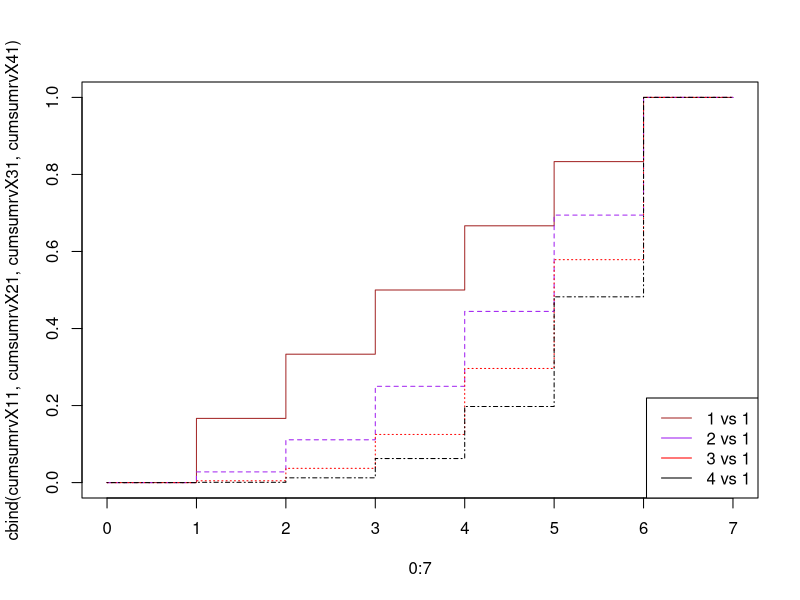
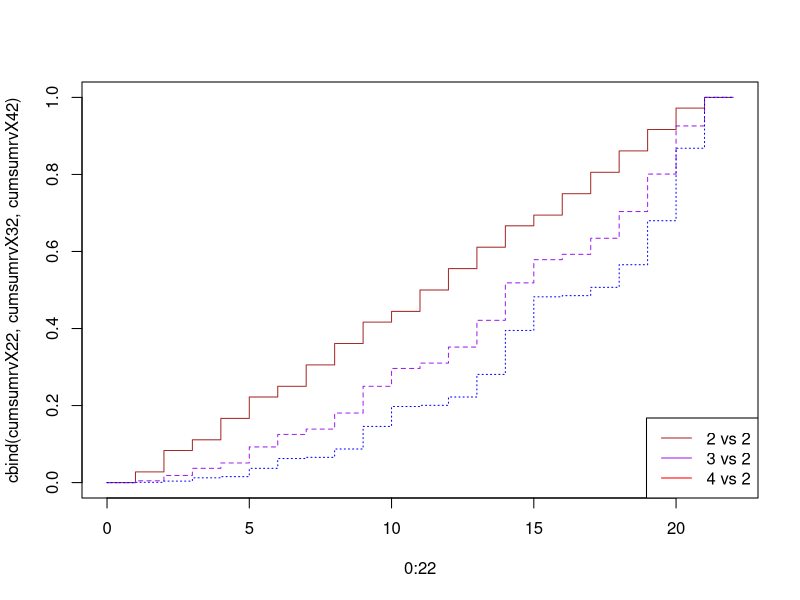
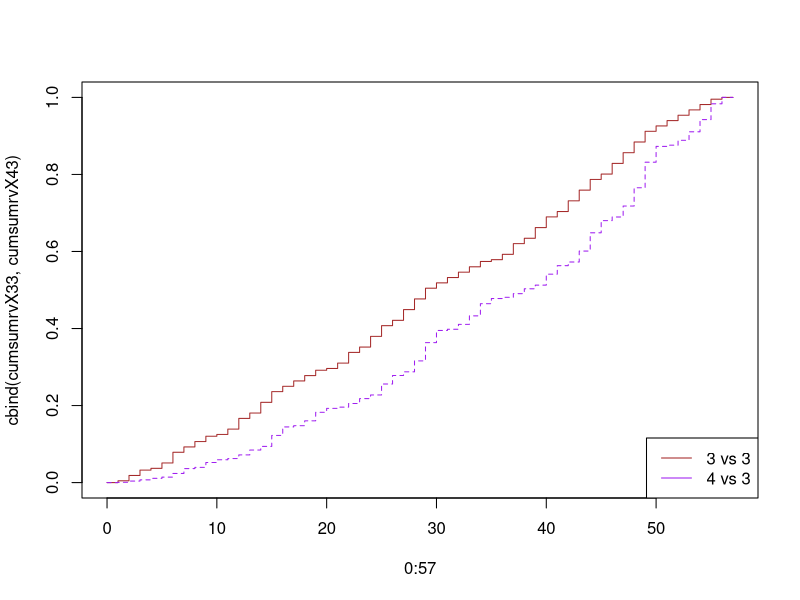
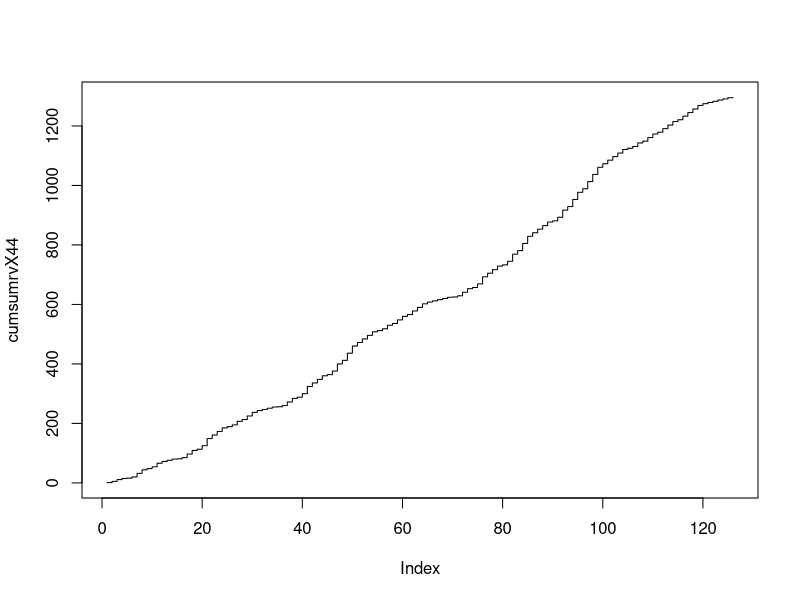
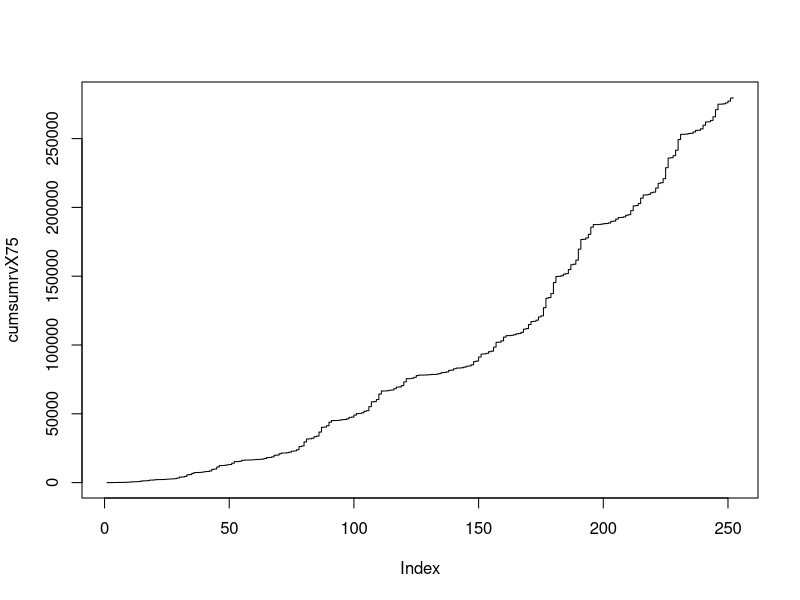

These figures' R source, in order:
#library(ggplot2) 

# Random variable X ordenado por combinaciones 1-1, 2-1, 2-2, ....
# CDF

# Scenario (n vs 1)
cumsumrvX11 <- c(0, 1, 2, 3, 4, 5, 6, 6) / 6
cumsumrvX21 <- c(0, 1, 4, 9, 16, 25, 36, 36) / 36
cumsumrvX31 <- c(0, 1, 8, 27, 64, 125, 216, 216) / 216
cumsumrvX41 <- c(0, 1, 16, 81, 256, 625, 1296, 1296) / 1296
matplot(
    0:7, 
    cbind(cumsumrvX11, cumsumrvX21, cumsumrvX31, cumsumrvX41), 
    type='s',
    col = c("brown", "purple", "red", "black"),
    do.points = TRUE, pch = 16,col.points = "blue"
    )
legend("bottomright", legend = c("1 vs 1", "2 vs 1", "3 vs 1", "4 vs 1"), 
        col = c("brown", "purple", "red", "black"),
        lty = 1)
 

# Scenario (n vs 2)
cumsumrvX22 <- c(0, 1, 3, 4, 6, 8, 9, 11, 13, 15, 16, 18, 20, 22, 24, 25, 27, 29, 31, 33, 35, 36, 36) / 36
cumsumrvX32 <- c(0, 1, 4, 8, 11, 20, 27, 30, 39, 54, 64, 67, 76, 91, 112, 125, 128, 137, 152, 173, 200, 216, 216) / 216
cumsumrvX42 <- c(0, 1, 5, 16, 20, 48, 81, 85, 113, 189, 256, 260, 288, 364, 512, 625, 629, 657, 733, 881, 1125, 1296, 1296) / 1296
matplot(
    0:22, 
    cbind(cumsumrvX22, cumsumrvX32, cumsumrvX42), 
    type='s',
    col = c("brown", "purple", "blue"),
    do.points = TRUE, pch = 16,col.points = "blue"
    )
legend("bottomright", legend = c("2 vs 2", "3 vs 2", "4 vs 2"), 
        col = c("brown", "purple", "red"),
        lty = 1)





# Scenario (n vs 3)
cumsumrvX33 <- c(0, 1, 4, 7, 8, 11, 17, 20, 23, 26, 27, 30, 36, 39, 45, 51, 54, 57, 60, 63, 64, 67, 73, 76, 82, 88, 91, 97, 103, 109, 112, 115, 118, 121, 124, 125, 128, 134, 137, 143, 149, 152, 158, 164, 170, 173, 179, 185, 191, 197, 200, 203, 206, 209, 212, 215, 216, 216) / 216
cumsumrvX43 <- c(0, 1, 5, 9, 14, 18, 30, 46, 50, 66, 75, 79, 91, 107, 119, 155, 183, 187, 203, 231, 244, 248, 260, 276, 288, 324, 352, 364, 400, 460, 500, 504, 520, 548, 588, 605, 609, 621, 637, 649, 685, 713, 725, 761, 821, 861, 873, 909, 969, 1053, 1105, 1109, 1125, 1153, 1193, 1245, 1266, 1266) / 1266
matplot(
    0:57,
    cbind(cumsumrvX33, cumsumrvX43), 
    type='s',
    col = c("brown", "purple"),
    do.points = TRUE, pch = 16,col.points = "blue"
    )
legend("bottomright", legend = c("3 vs 3", "4 vs 3"), 
        col = c("brown", "purple"),
        lty = 1)



# Scenario (4 vs 4)
cumsumrvX44 <- c(1, 5, 11, 15, 16, 20, 32, 44, 48, 54, 66, 72, 76, 80, 81, 85, 97, 109, 113, 125, 149, 161, 173, 185, 189, 195, 207, 213, 225, 237, 243, 247, 251, 255, 256, 260, 272, 284, 288, 300, 324, 336, 348, 360, 364, 376, 400, 412, 436, 460, 472, 484, 496, 508, 512, 518, 530, 536, 548, 560, 566, 578, 590, 602, 608, 612, 616, 620, 624, 625, 629, 641, 653, 657, 669, 693, 705, 717, 729, 733, 745, 769, 781, 805, 829, 841, 853, 865, 877, 881, 893, 917, 929, 953, 977, 989, 1013, 1037, 1061, 1073, 1085, 1097, 1109, 1121, 1125, 1131, 1143, 1149, 1161, 1173, 1179, 1191, 1203, 1215, 1221, 1233, 1245, 1257, 1269, 1275, 1279, 1283, 1287, 1291, 1295, 1296)
plot(cumsumrvX44, type='s')

# Scenario (5 vs 7)
cumsumrvX75 <- c(1, 8, 29, 64, 99, 128, 135, 177, 282, 422, 576, 597, 702, 912, 1248, 1283, 1423, 1808, 1843, 2088, 2187, 2194, 2236, 2341, 2481, 2635, 2677, 2887, 3307, 3979, 4084, 4504, 5659, 5799, 6779, 7290, 7311, 7416, 7626, 7962, 8067, 8487, 9642, 9852, 11322, 12393, 12428, 12568, 12953, 13093, 14073, 15228, 15263, 15508, 16173, 16384, 16391, 16433, 16538, 16678, 16832, 16874, 17084, 17504, 18176, 18281, 18701, 19856, 19996, 20976, 21487, 21529, 21739, 22159, 22831, 23041, 23881, 26191, 26611, 29551, 31693, 31798, 32218, 33373, 33793, 36733, 40198, 40338, 41318, 43978, 45056, 45077, 45182, 45392, 45728, 45833, 46253, 47408, 47618, 49088, 50159, 50264, 50684, 51839, 52259, 55199, 58664, 58874, 60344, 64334, 66560, 66595, 66735, 67120, 67260, 68240, 69395, 69535, 70515, 73175, 75520, 75555, 75800, 76465, 77760, 78125, 78132, 78174, 78279, 78419, 78573, 78615, 78825, 79245, 79917, 80022, 80442, 81597, 81737, 82717, 83228, 83270, 83480, 83900, 84572, 84782, 85622, 87932, 88352, 91292, 93434, 93539, 93959, 95114, 95534, 98474, 101939, 102079, 103059, 105719, 106797, 106839, 107049, 107469, 108141, 108351, 109191, 111501, 111921, 114861, 117003, 117213, 118053, 120363, 121203, 127083, 134013, 134433, 137373, 145353, 149805, 149910, 150330, 151485, 151905, 154845, 158310, 158730, 161670, 169650, 176685, 176825, 177805, 180465, 185645, 187500, 187521, 187626, 187836, 188172, 188277, 188697, 189852, 190062, 191532, 192603, 192708, 193128, 194283, 194703, 197643, 201108, 201318, 202788, 206778, 209004, 209109, 209529, 210684, 211104, 214044, 217509, 217929, 220869, 228849, 235884, 236094, 237564, 241554, 249324, 253125, 253160, 253300, 253685, 253825, 254805, 255960, 256100, 257080, 259740, 262085, 262225, 263205, 265865, 271045, 275000, 275035, 275280, 275945, 277240, 279375, 279936)
plot(cumsumrvX75, type='s')
